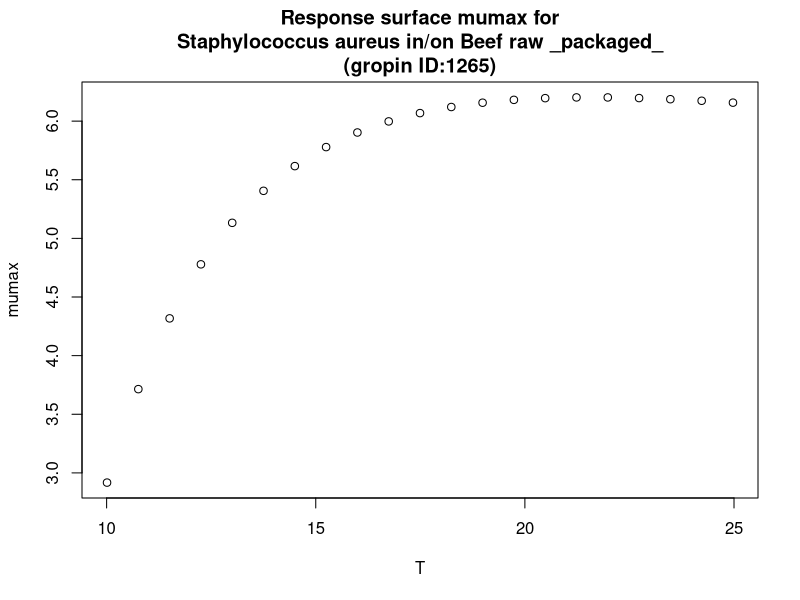

Recreate this plot in R.
#############################
# start of Parameter script
#############################
T <- seq(10.01,24.975024975025,length.out=21)
#############################
# end of Parameter script
#############################
############################# 
# start of Model script Gropin ID 1265 
#############################
 
# constant coefficients for this model
 
variables <- data.frame(T)
argumentsPar <- expand.grid(variables)
 
# heart of the model
response_surface <- function(T) {
   mumax <-3.745+106.1/T-1145/T^2

return(mumax=mumax)
} 

# output parameters
responseSurface <- cbind(argumentsPar,response_surface(argumentsPar['T']))
colnames(responseSurface) <- c(colnames(argumentsPar),'mumax')
#############################
# End of Model script
#############################
############################# 
# start of Visualisation script Gropin ID 1265 
#############################
plot(T,responseSurface$'mumax',xlab='T',
                          ylab='mumax',main='Response surface mumax for
Staphylococcus aureus in/on Beef raw _packaged_
(gropin ID:1265)')
#############################
# End of Visualisation script
#############################
